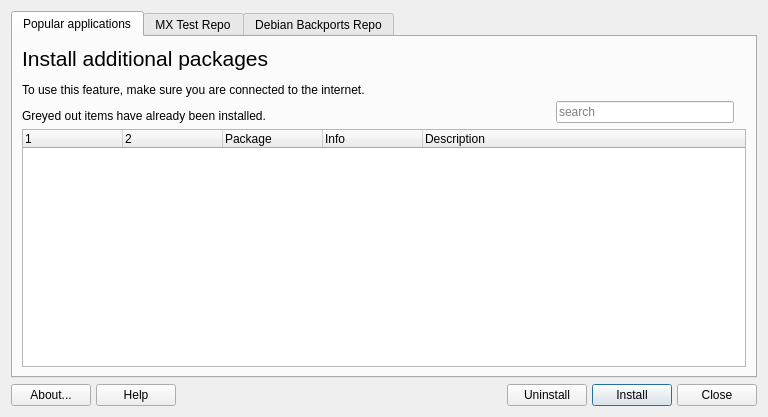
<?xml version="1.0" encoding="UTF-8"?>
<ui version="4.0">
 <class>MainWindow</class>
 <widget class="QDialog" name="MainWindow">
  <property name="geometry">
   <rect>
    <x>0</x>
    <y>0</y>
    <width>768</width>
    <height>417</height>
   </rect>
  </property>
  <property name="sizePolicy">
   <sizepolicy hsizetype="MinimumExpanding" vsizetype="MinimumExpanding">
    <horstretch>0</horstretch>
    <verstretch>0</verstretch>
   </sizepolicy>
  </property>
  <property name="windowTitle">
   <string>MX Package Manager</string>
  </property>
  <property name="sizeGripEnabled">
   <bool>false</bool>
  </property>
  <property name="modal">
   <bool>false</bool>
  </property>
  <layout class="QVBoxLayout" name="verticalLayout">
   <item>
    <widget class="QTabWidget" name="tabWidget">
     <property name="currentIndex">
      <number>0</number>
     </property>
     <widget class="QWidget" name="tabApps">
      <property name="sizePolicy">
       <sizepolicy hsizetype="Expanding" vsizetype="Expanding">
        <horstretch>0</horstretch>
        <verstretch>0</verstretch>
       </sizepolicy>
      </property>
      <attribute name="title">
       <string>Popular applications</string>
      </attribute>
      <layout class="QGridLayout" name="gridLayout">
       <item row="3" column="0" colspan="5">
        <widget class="QTreeWidget" name="treeWidget">
         <property name="frameShadow">
          <enum>QFrame::Raised</enum>
         </property>
         <property name="uniformRowHeights">
          <bool>false</bool>
         </property>
         <property name="sortingEnabled">
          <bool>false</bool>
         </property>
         <property name="allColumnsShowFocus">
          <bool>false</bool>
         </property>
         <property name="headerHidden">
          <bool>false</bool>
         </property>
         <attribute name="headerCascadingSectionResizes">
          <bool>false</bool>
         </attribute>
         <attribute name="headerHighlightSections">
          <bool>false</bool>
         </attribute>
         <attribute name="headerShowSortIndicator" stdset="0">
          <bool>false</bool>
         </attribute>
         <column>
          <property name="text">
           <string/>
          </property>
         </column>
         <column>
          <property name="text">
           <string/>
          </property>
         </column>
         <column>
          <property name="text">
           <string>Package</string>
          </property>
         </column>
         <column>
          <property name="text">
           <string>Info</string>
          </property>
         </column>
         <column>
          <property name="text">
           <string>Description</string>
          </property>
         </column>
        </widget>
       </item>
       <item row="2" column="2">
        <widget class="QLineEdit" name="searchPopular">
         <property name="placeholderText">
          <string>search</string>
         </property>
         <property name="clearButtonEnabled">
          <bool>true</bool>
         </property>
        </widget>
       </item>
       <item row="1" column="0" rowspan="2">
        <widget class="QLabel" name="label">
         <property name="text">
          <string>&lt;html&gt;&lt;head/&gt;&lt;body&gt;&lt;p&gt;&lt;span style=&quot; font-size:16pt;&quot;&gt;Install additional packages&lt;/span&gt;&lt;/p&gt;&lt;p&gt;To use this feature, make sure you are connected to the internet.&lt;/p&gt;&lt;p&gt;Greyed out items have already been installed.&lt;/p&gt;&lt;/body&gt;&lt;/html&gt;</string>
         </property>
        </widget>
       </item>
       <item row="2" column="1">
        <spacer name="horizontalSpacer">
         <property name="orientation">
          <enum>Qt::Horizontal</enum>
         </property>
         <property name="sizeHint" stdset="0">
          <size>
           <width>132</width>
           <height>20</height>
          </size>
         </property>
        </spacer>
       </item>
      </layout>
     </widget>
     <widget class="QWidget" name="tabTestRepo">
      <property name="sizePolicy">
       <sizepolicy hsizetype="Expanding" vsizetype="Expanding">
        <horstretch>0</horstretch>
        <verstretch>0</verstretch>
       </sizepolicy>
      </property>
      <attribute name="title">
       <string>MX Test Repo</string>
      </attribute>
     </widget>
     <widget class="QWidget" name="tabBackports">
      <property name="sizePolicy">
       <sizepolicy hsizetype="Expanding" vsizetype="Expanding">
        <horstretch>0</horstretch>
        <verstretch>0</verstretch>
       </sizepolicy>
      </property>
      <attribute name="title">
       <string>Debian Backports Repo</string>
      </attribute>
     </widget>
    </widget>
   </item>
   <item>
    <layout class="QGridLayout" name="buttonBar" columnstretch="0,0,0,0,0,0,0,0,0,0">
     <property name="sizeConstraint">
      <enum>QLayout::SetDefaultConstraint</enum>
     </property>
     <property name="leftMargin">
      <number>0</number>
     </property>
     <property name="topMargin">
      <number>0</number>
     </property>
     <property name="rightMargin">
      <number>0</number>
     </property>
     <property name="bottomMargin">
      <number>0</number>
     </property>
     <property name="spacing">
      <number>5</number>
     </property>
     <item row="0" column="0">
      <widget class="QPushButton" name="buttonAbout">
       <property name="sizePolicy">
        <sizepolicy hsizetype="Minimum" vsizetype="Preferred">
         <horstretch>0</horstretch>
         <verstretch>0</verstretch>
        </sizepolicy>
       </property>
       <property name="toolTip">
        <string>About this application</string>
       </property>
       <property name="text">
        <string>About...</string>
       </property>
       <property name="icon">
        <iconset theme="help-about">
         <normaloff/>
        </iconset>
       </property>
       <property name="shortcut">
        <string>Alt+B</string>
       </property>
       <property name="autoDefault">
        <bool>true</bool>
       </property>
      </widget>
     </item>
     <item row="0" column="3">
      <widget class="QLabel" name="labelMX">
       <property name="maximumSize">
        <size>
         <width>32</width>
         <height>32</height>
        </size>
       </property>
       <property name="midLineWidth">
        <number>0</number>
       </property>
       <property name="text">
        <string/>
       </property>
       <property name="pixmap">
        <pixmap resource="images.qrc">:/icons/icons/logo.png</pixmap>
       </property>
       <property name="scaledContents">
        <bool>true</bool>
       </property>
      </widget>
     </item>
     <item row="0" column="7">
      <widget class="QPushButton" name="buttonInstall">
       <property name="sizePolicy">
        <sizepolicy hsizetype="Minimum" vsizetype="Preferred">
         <horstretch>0</horstretch>
         <verstretch>0</verstretch>
        </sizepolicy>
       </property>
       <property name="text">
        <string>Install</string>
       </property>
       <property name="icon">
        <iconset theme="run-install">
         <normaloff/>
        </iconset>
       </property>
       <property name="shortcut">
        <string/>
       </property>
       <property name="autoDefault">
        <bool>true</bool>
       </property>
       <property name="default">
        <bool>true</bool>
       </property>
      </widget>
     </item>
     <item row="0" column="9">
      <widget class="QPushButton" name="buttonCancel">
       <property name="sizePolicy">
        <sizepolicy hsizetype="Minimum" vsizetype="Preferred">
         <horstretch>0</horstretch>
         <verstretch>0</verstretch>
        </sizepolicy>
       </property>
       <property name="toolTip">
        <string>Quit application</string>
       </property>
       <property name="text">
        <string>Close</string>
       </property>
       <property name="icon">
        <iconset theme="window-close">
         <normaloff/>
        </iconset>
       </property>
       <property name="shortcut">
        <string>Alt+N</string>
       </property>
       <property name="autoDefault">
        <bool>true</bool>
       </property>
      </widget>
     </item>
     <item row="0" column="5">
      <spacer name="horizontalSpacer2">
       <property name="orientation">
        <enum>Qt::Horizontal</enum>
       </property>
       <property name="sizeType">
        <enum>QSizePolicy::Expanding</enum>
       </property>
       <property name="sizeHint" stdset="0">
        <size>
         <width>40</width>
         <height>20</height>
        </size>
       </property>
      </spacer>
     </item>
     <item row="0" column="2">
      <spacer name="horizontalSpacer1">
       <property name="orientation">
        <enum>Qt::Horizontal</enum>
       </property>
       <property name="sizeType">
        <enum>QSizePolicy::Expanding</enum>
       </property>
       <property name="sizeHint" stdset="0">
        <size>
         <width>40</width>
         <height>20</height>
        </size>
       </property>
      </spacer>
     </item>
     <item row="0" column="1">
      <widget class="QPushButton" name="buttonHelp">
       <property name="sizePolicy">
        <sizepolicy hsizetype="Minimum" vsizetype="Preferred">
         <horstretch>0</horstretch>
         <verstretch>0</verstretch>
        </sizepolicy>
       </property>
       <property name="toolTip">
        <string>Display help </string>
       </property>
       <property name="text">
        <string>Help</string>
       </property>
       <property name="icon">
        <iconset theme="help-browser">
         <normaloff/>
        </iconset>
       </property>
       <property name="shortcut">
        <string>Alt+H</string>
       </property>
      </widget>
     </item>
     <item row="0" column="6">
      <widget class="QPushButton" name="buttonUninstall">
       <property name="sizePolicy">
        <sizepolicy hsizetype="Minimum" vsizetype="Preferred">
         <horstretch>0</horstretch>
         <verstretch>0</verstretch>
        </sizepolicy>
       </property>
       <property name="text">
        <string>Uninstall</string>
       </property>
       <property name="icon">
        <iconset theme="archive-remove">
         <normaloff/>
        </iconset>
       </property>
      </widget>
     </item>
    </layout>
   </item>
  </layout>
 </widget>
 <tabstops>
  <tabstop>tabWidget</tabstop>
  <tabstop>searchPopular</tabstop>
  <tabstop>treeWidget</tabstop>
  <tabstop>buttonAbout</tabstop>
  <tabstop>buttonHelp</tabstop>
  <tabstop>buttonInstall</tabstop>
  <tabstop>buttonCancel</tabstop>
 </tabstops>
 <resources>
  <include location="images.qrc"/>
 </resources>
 <connections>
  <connection>
   <sender>buttonCancel</sender>
   <signal>pressed()</signal>
   <receiver>MainWindow</receiver>
   <slot>close()</slot>
   <hints>
    <hint type="sourcelabel">
     <x>723</x>
     <y>519</y>
    </hint>
    <hint type="destinationlabel">
     <x>388</x>
     <y>272</y>
    </hint>
   </hints>
  </connection>
 </connections>
</ui>
